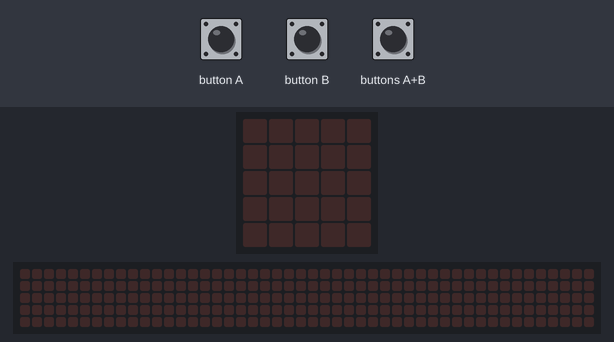
Simulated run of this program. Board: Calliope mini (MakeCode). On the bench: the board's 5×5 LED display, a strip that is not on the board, showing the scrolling text unrolled. The inputs (shaded band) are chosen by the test bench. The 48×5 strip is a reading aid, not a part: it shows the text the display is scrolling, unrolled, one strip-width of it at a time.

Above: at 1.2 s.
1.3 s: button A pressed for 3.2 s
At 5.5 s:
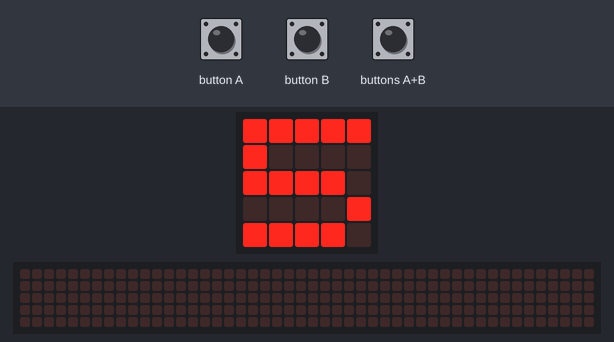
6.0 s: button A pressed for 3.2 s
At 9.16 s:
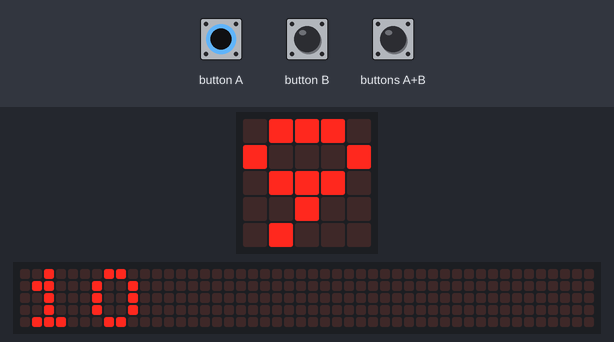
11.0 s: buttons A+B pressed for 1 s
At 12.3 s:
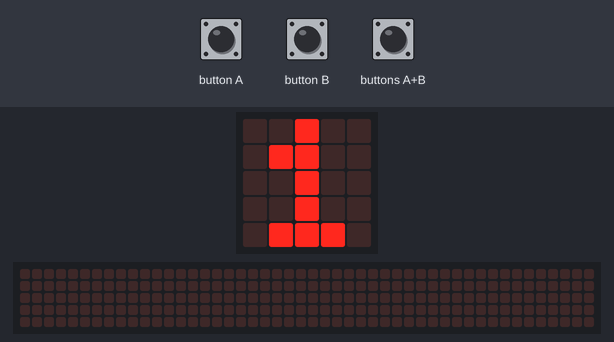
14.0 s: button B pressed for 0.15 s
17.1 s: buttons A+B pressed for 0.15 s
At 19.2 s:
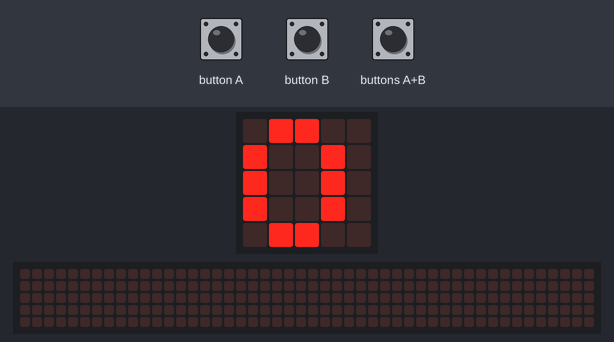
20.1 s: button B pressed for 3.2 s
At 21.4 s:
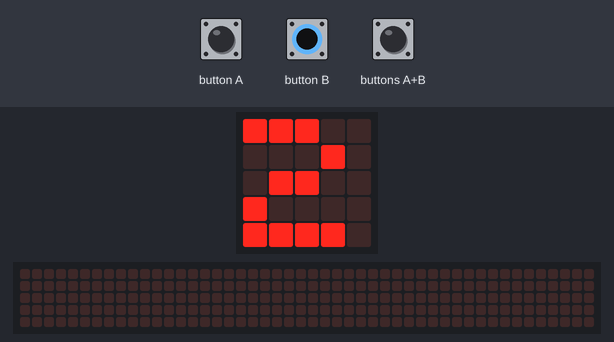
Timing chart, 0 to 23.1 s (numbered marks = the images above; inputs shaded):
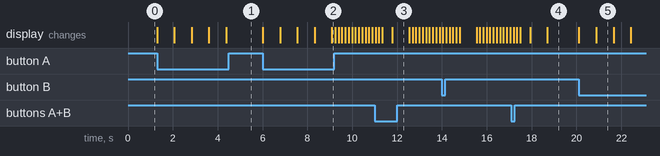

Measured:
- after the input at 1.3 s, the display: first changes at once (image 1 shows a later state)
- after the input at 6.0 s, the display: first changes at once (image 2 shows a later state)
- after the input at 20.1 s, the display: first changes at once (image 5 shows a later state)
- what the display in image 5 shows lasts 0.8 s, from 20.9 s to 21.7 s

The program:

main.ts
```typescript
let Number_1 = 0
let Number_2 = 0
basic.forever(function () {
    if (input.buttonIsPressed(Button.A)) {
        Number_1 += 1
        basic.showNumber(Number_1)
    }
})
basic.forever(function () {
    if (input.buttonIsPressed(Button.B)) {
        Number_2 += 1
        basic.showNumber(Number_2)
    }
})
basic.forever(function () {
    if (input.buttonIsPressed(Button.AB)) {
        basic.showNumber(Number_1 + Number_2)
        Number_1 = 0
        Number_2 = 0
    }
})
```

test.ts
```typescript
// Hier kann man Tests durchführen; diese Datei wird nicht kompiliert, wenn dieses Paket als Erweiterung verwendet wird.
```
